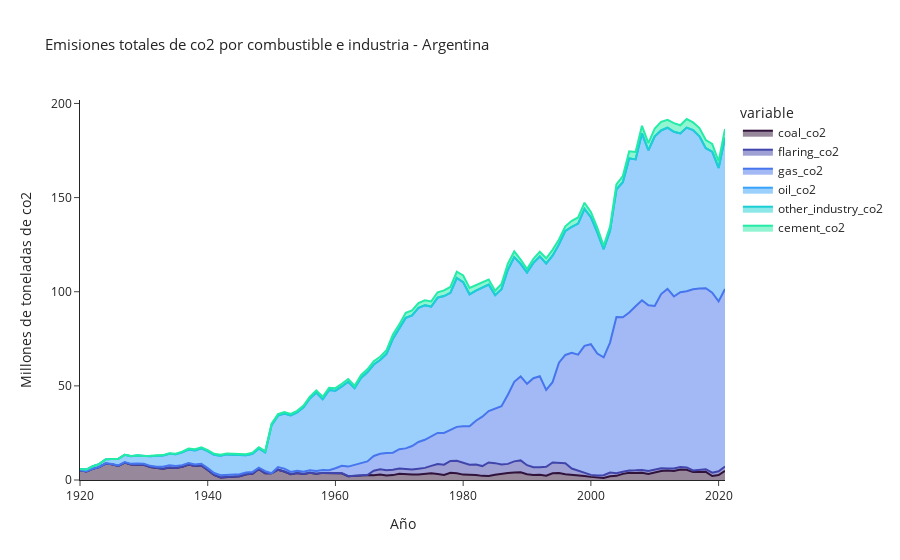

The code cell stored with this chart in its notebook:
### Markdown cell above
**Que fuente de energia fue la de mayor dinamica?**

Hasta los 2000 el petroleo fue el principal origen de las emisiones. A partir de dicho año el gas comienza a sobrepasarlo como el principal combustible en orden de incidencia año a año, lo que esta directamente relacionado a q es el principal componente de nuestra matriz energetica.

### Code cell
fig = px.area(grafico3, x='year', y=['coal_co2', 'flaring_co2', 'gas_co2', 'oil_co2', 'other_industry_co2', 'cement_co2'],
              title='Emisiones totales de co2 por combustible e industria - Argentina', template="simple_white",
                 color_discrete_sequence= my_colors)
fig.update_layout(xaxis_title='Año', yaxis_title='Millones de toneladas de co2', title_font_size=15)
fig.show()
